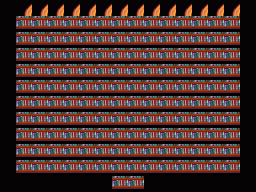

Tiled map render using the project's own tile images. Description and the whole map definition, tile-layer contents included, below:
An orthogonal 16x12 tile map with 16x16 px tiles, 3 tile layers (Back, Buildings, Front).

<map version="1.10" tiledversion="1.11.0" orientation="orthogonal" renderorder="right-down" width="16" height="12" tilewidth="16" tileheight="16" infinite="0" nextlayerid="4" nextobjectid="1">
 <tileset firstgid="1" name="townInterior" tilewidth="16" tileheight="16" tilecount="2176" columns="32">
  <image source="Maps/townInterior.png" width="512" height="1088" />
 </tileset>
 <layer id="1" name="Back" width="16" height="12">
  <data encoding="csv">
705,705,705,705,705,705,705,705,705,705,705,705,705,705,705,705,
705,705,705,705,705,705,705,705,705,705,705,705,705,705,705,705,
705,705,705,705,705,705,705,705,705,705,705,705,705,705,705,705,
705,705,705,705,705,705,705,705,705,705,705,705,705,705,705,705,
705,705,705,705,705,705,705,705,705,705,705,705,705,705,705,705,
705,705,705,705,705,705,705,705,705,705,705,705,705,705,705,705,
705,705,705,705,705,705,705,705,705,705,705,705,705,705,705,705,
705,705,705,705,705,705,705,705,705,705,705,705,705,705,705,705,
705,705,705,705,705,705,705,705,705,705,705,705,705,705,705,705,
705,705,705,705,705,705,705,705,705,705,705,705,705,705,705,705,
705,705,705,705,705,705,705,705,705,705,705,705,705,705,705,705,
705,705,705,705,705,705,705,705,705,705,705,705,705,705,705,705
</data>
 </layer>
 <layer id="2" name="Buildings" width="16" height="12">
  <data encoding="csv">
1,1,1,1,1,1,1,1,1,1,1,1,1,1,1,1,
1,0,0,0,0,0,0,0,0,0,0,0,0,0,0,1,
1,0,0,0,0,0,0,0,0,0,0,0,0,0,0,1,
1,0,0,0,0,0,0,0,0,0,0,0,0,0,0,1,
1,0,0,0,0,0,0,0,0,0,0,0,0,0,0,1,
1,0,0,0,0,0,0,0,0,0,0,0,0,0,0,1,
1,0,0,0,0,0,0,0,0,0,0,0,0,0,0,1,
1,0,0,0,0,0,0,0,0,0,0,0,0,0,0,1,
1,0,0,0,0,0,0,0,0,0,0,0,0,0,0,1,
1,0,0,0,0,0,0,0,0,0,0,0,0,0,0,1,
1,0,0,0,0,0,0,0,0,0,0,0,0,0,0,1,
1,1,1,1,1,1,1,0,0,1,1,1,1,1,1,1
</data>
 </layer>
 <layer id="3" name="Front" width="16" height="12">
  <data encoding="csv">
0,33,33,33,33,33,33,33,33,33,33,33,33,33,33,0,
0,0,0,0,0,0,0,0,0,0,0,0,0,0,0,0,
0,0,0,0,0,0,0,0,0,0,0,0,0,0,0,0,
0,0,0,0,0,0,0,0,0,0,0,0,0,0,0,0,
0,0,0,0,0,0,0,0,0,0,0,0,0,0,0,0,
0,0,0,0,0,0,0,0,0,0,0,0,0,0,0,0,
0,0,0,0,0,0,0,0,0,0,0,0,0,0,0,0,
0,0,0,0,0,0,0,0,0,0,0,0,0,0,0,0,
0,0,0,0,0,0,0,0,0,0,0,0,0,0,0,0,
0,0,0,0,0,0,0,0,0,0,0,0,0,0,0,0,
0,0,0,0,0,0,0,0,0,0,0,0,0,0,0,0,
0,0,0,0,0,0,0,0,0,0,0,0,0,0,0,0
</data>
 </layer>
</map>